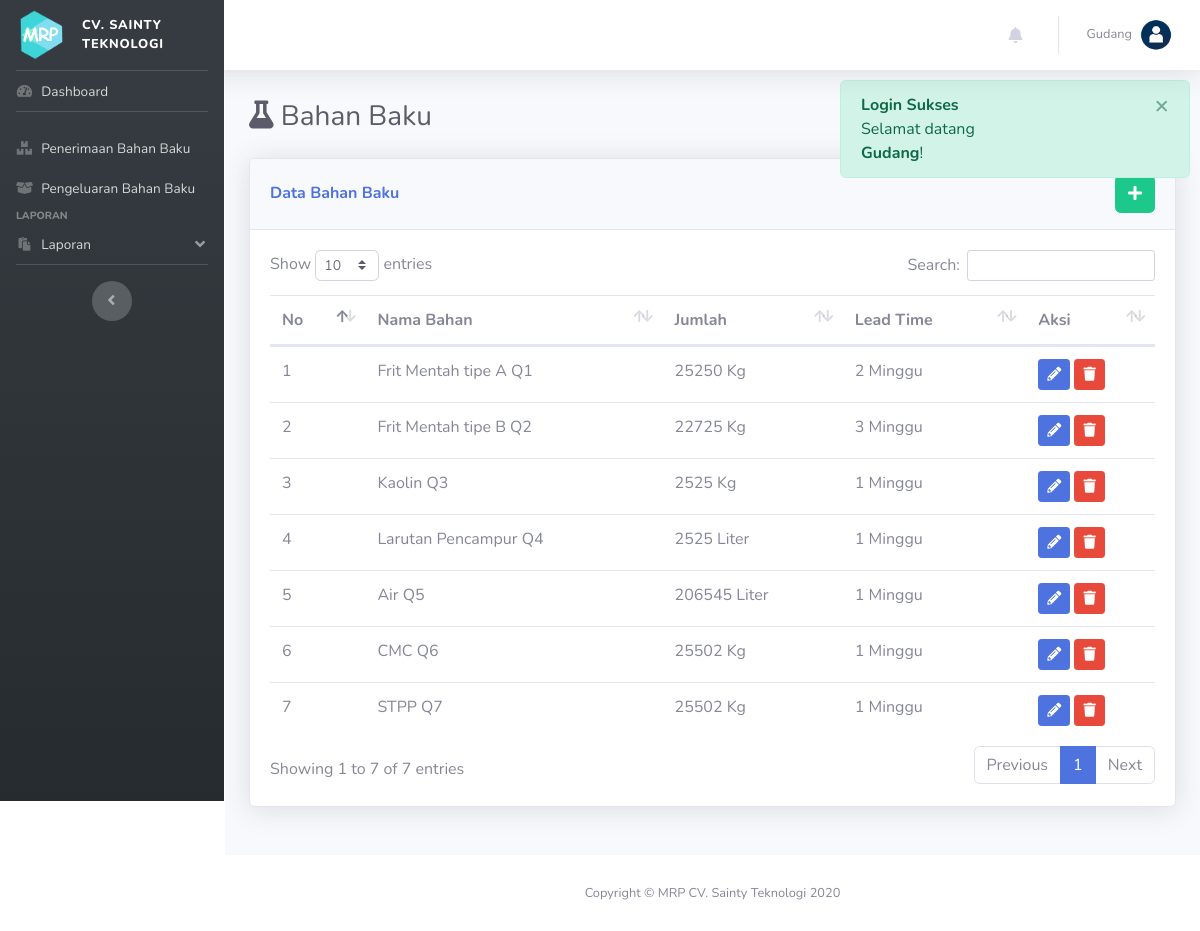
The page /index.php?p=bahan (signed in) on the database as committed earlier.
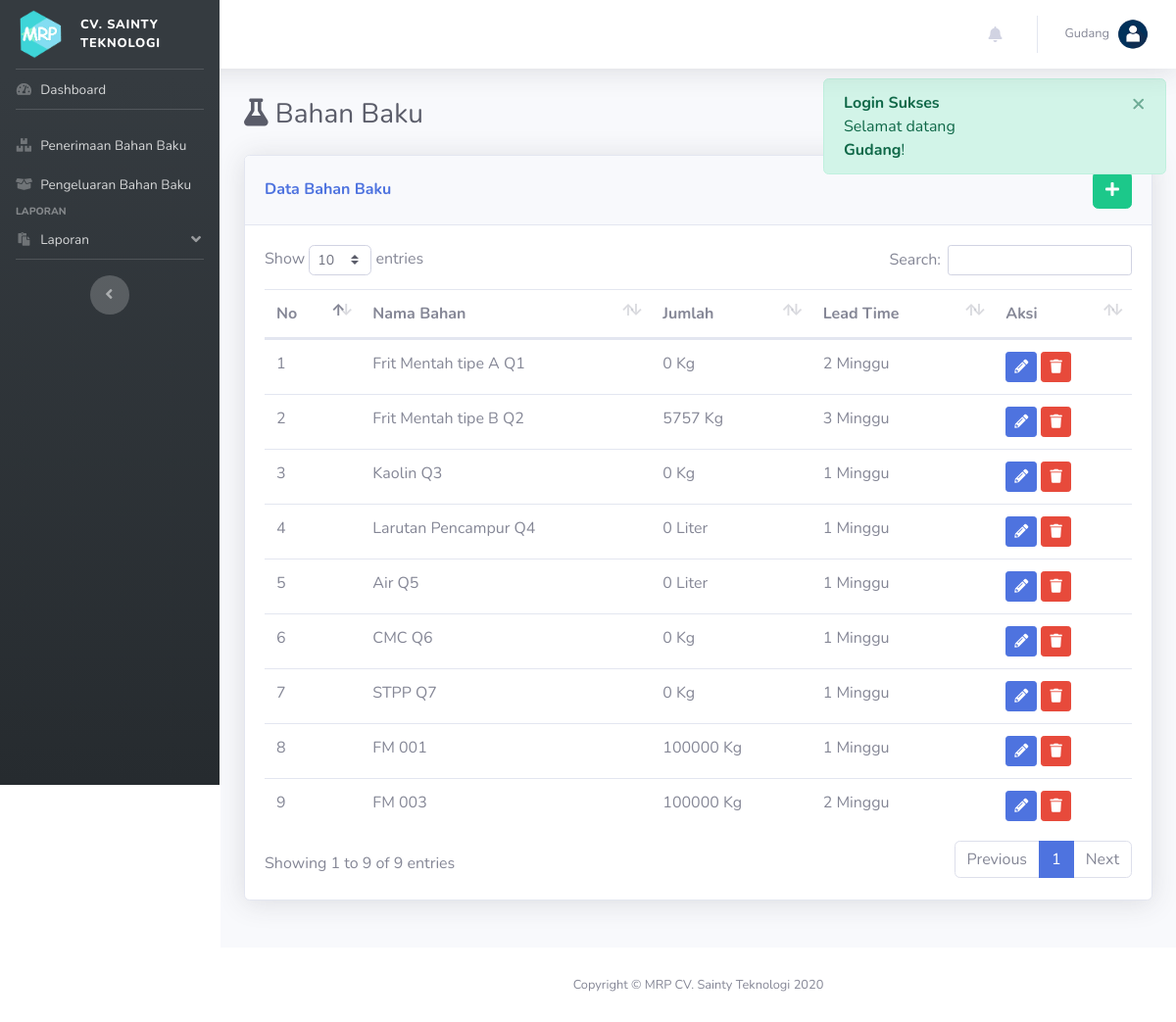
The same page on the database as committed later.
### tables this page shows
CREATE TABLE IF NOT EXISTS `bahan` (
  `id_bahan` int(11) NOT NULL AUTO_INCREMENT,
  `nama_bahan` varchar(200) DEFAULT NULL,
  `satuan` varchar(200) DEFAULT NULL,
  `jumlah` double DEFAULT NULL,
  `ss` double(22,0) DEFAULT NULL,
  `rop` double(22,0) DEFAULT NULL,
  `LT` int(11) DEFAULT NULL,
  PRIMARY KEY (`id_bahan`)
);

### pages/bahan.php (the view, shortened to what this page needs)
<div class="d-sm-flex align-items-center justify-content-between mb-4">
    <h1 class="h3 mb-0 text-gray-800"> <i class="fa fa-flask"></i> Bahan Baku</h1>
</div>
<?php
	$ket = "Data";
?>
<div class="row row_angket">
	<div class="col mb-4">
		<div class="card shadow mb-4">
            <div class="card-header py-3 d-flex flex-row align-items-center justify-content-between">
                <h6 class="m-0 font-weight-bold text-primary"><?= ucfirst($ket); ?> Bahan Baku</h6>
                <?php
                if(!isset($_GET['ket'])){
                ?>
                <div class="dropdown no-arrow">
                    <a href="index.php?p=bahan&ket=tambah" class="btn btn-success" data-toggle="tooltip" data-placement="top" title="Tambah Data"><i class="fa fa-plus"></i></a>
                </div>
            	<?php } ?>
            </div>
            <div class="card-body">
            <?php
            	if(!isset($form)):
            ?>
            	<table class="table dataTable">
            		<thead>
            			<tr>
            				<th>No</th>
            				<th>Nama Bahan</th>
            				<th>Jumlah</th>
                            <th>Lead Time</th>
            				<th>Aksi</th>
            			</tr>
            		</thead>
            		<tbody>
            		<?php
            			$i=0;
            			$sql = "SELECT * FROM bahan";
            			$q = mysqli_query($con, $sql);
            			while($row = mysqli_fetch_array($q)):
            		?>
            			<tr>
            				<td><?= ++$i; ?></td>
                            <td><?= $row['nama_bahan']; ?></td>
                            <td><?= $row['jumlah'].' '.$row['satuan']; ?></td>
                            <td><?= $row['LT']." Minggu"; ?></td>
            				<td>
                                <a href="index.php?p=bahan&ket=ubah&id=<?= $row['id_bahan'] ?>" class="btn btn-sm btn-primary" data-toggle="tooltip" data-placement="top" title="Ubah Data"><i class="fa fa-pencil-alt"></i></a>
                                <button type="button" class="btn btn-sm btn-danger btn-hapus" data-id="<?= $row['id_bahan'] ?>" data-toggle="tooltip" data-placement="top" title="Hapus">
                                    <i class="fa fa-trash"></i>
                                </button>
                            </td>
            			</tr>
            		<?php endwhile; ?>
            		</tbody>
            	</table>
            	<?php endif; ?>
            </div>
        </div>
    </div>
</div>

### templates/sidebar.php (shortened to what this page needs)
<?php
$akses = [
            [8, 81, 82, 83, 84, 85, 86],
            [0, 1, 2, 3, 4, 8, 81, 82, 83, 84, 85, 86],
            [6, 7, 8, 82, 83],
            [5, 8, 84, 85],
            [8, 86],
            [0, 1, 2, 3, 4, 8, 81, 82, 83, 84, 85, 86, 9]
        ];
?>
    <li class="nav-item" id="home">
        <a class="nav-link" href="index.php">
            <i class="fas fa-fw fa-tachometer-alt"></i>
            <span>Dashboard</span>
        </a>
    </li>
    <hr class="sidebar-divider">
    <?php foreach($menu as $k => $v): ?>
        <?php if(in_array($v['menu'][0]['id'], $akses[$_SESSION['type']])): ?>
        <div class="sidebar-heading">
            <?= $v['group']; ?>
        </div>
        <?php endif; ?>
        <?php foreach($v['menu'] as $a => $b): ?>
            <?php if(in_array($b['id'], $akses[$_SESSION['type']])): ?>
                <?php if($b['type']==0): ?>
                    <li class="nav-item" id="<?= str_replace(".php", "", $b['pages']); ?>">
                        <a class="nav-link" href="<?= $b['link']; ?>">
                            <i class="<?= $b['icon']; ?>"></i>
                            <span><?= $b['text']; ?></span>
                        </a>
                    </li>
                <?php else: ?>
                    <li class="nav-item" id="<?= str_replace(".php", "", $b['pages']); ?>">
                        <a class="nav-link" href="#" data-toggle="collapse" data-target="#collapseLaporan" aria-expanded="true" aria-controls="collapseLaporan">
                            <i class="<?= $b['icon']; ?>"></i>
                            <span><?= $b['text']; ?></span>
                        </a>
                    </li>
                <?php endif; ?>
            <?php endif; ?>
        <?php endforeach; ?>
    <?php endforeach; ?>

Rows that differ between the two databases and show on the page:
changed bahan "Frit Mentah tipe A Q1": jumlah "25250" → "0"
changed bahan "Frit Mentah tipe B Q2": jumlah "22725" → "5757"
changed bahan "Kaolin Q3": jumlah "2525" → "0"
changed bahan "Larutan Pencampur Q4": jumlah "2525" → "0"
changed bahan "Air Q5": jumlah "206545" → "0"
changed bahan "CMC Q6": jumlah "25502" → "0"
changed bahan "STPP Q7": jumlah "25502" → "0"
added bahan: nama_bahan "FM 001", jumlah "100000", satuan "Kg", LT "1"
added bahan: nama_bahan "FM 003", jumlah "100000", satuan "Kg", LT "2"
Other text that changed with them:
text written by a page script: "Show entries Search: Showing 1 to 7 of 7 entries Previous 1 Next" → "Show entries Search: Showing 1 to 9 of 9 entries Previous 1 Next"
